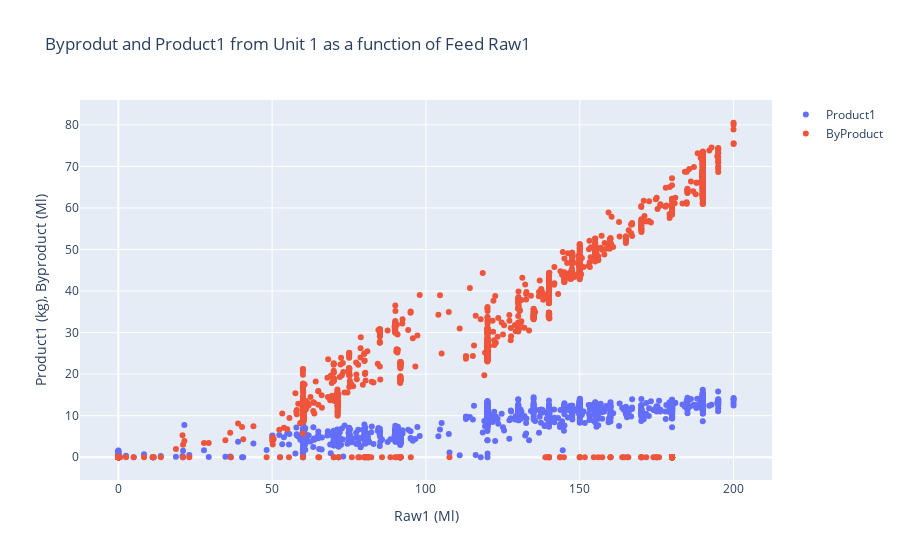

The code cell stored with this chart in its notebook:
### Markdown cell above
Next, let's go through each of the unit operations and see how the input data corresponds to the output from the unit

### Code cell
# Unit 1

fig = go.Figure()
fig.add_trace(
    go.Scatter(
        mode='markers',
        x=input_data["Raw1"],
        y=input_data["Product1"],
        hoverinfo='skip',
        name="Product1",
        # line=dict(color='Black',
        #         width=2)
    )
)
fig.add_trace(
    go.Scatter(
        mode='markers',
        x=input_data["Raw1"],
        y=input_data["ByProduct"],
        hoverinfo='skip',
        name="ByProduct",
        # line=dict(color='Black',
        #         width=2)
    )
)

fig.update_layout({'title': "Byprodut and Product1 from Unit 1 as a function of Feed Raw1",
                   "xaxis": {'title': "Raw1 (Ml)"},
                   "yaxis": {'title': "Product1 (kg), Byproduct (Ml)"}})

fig.show()

### Figure 1 — Plotly figure (JSON) as saved in the notebook; plotly's stock layout.template omitted (floating-point values rounded to 4 significant figures; data arrays with more than 128 entries replaced by an {"elided": "..."} marker saying what was removed)
{"data": [{"hoverinfo": "skip", "mode": "markers", "name": "Product1", "type": "scatter", "x": {"elided": "1763 float values"}, "y": {"elided": "1763 float values"}}, {"hoverinfo": "skip", "mode": "markers", "name": "ByProduct", "type": "scatter", "x": {"elided": "1763 float values"}, "y": {"elided": "1763 float values"}}], "layout": {"title": {"text": "Byprodut and Product1 from Unit 1 as a function of Feed Raw1"}, "xaxis": {"title": {"text": "Raw1 (Ml)"}}, "yaxis": {"title": {"text": "Product1 (kg), Byproduct (Ml)"}}}}
